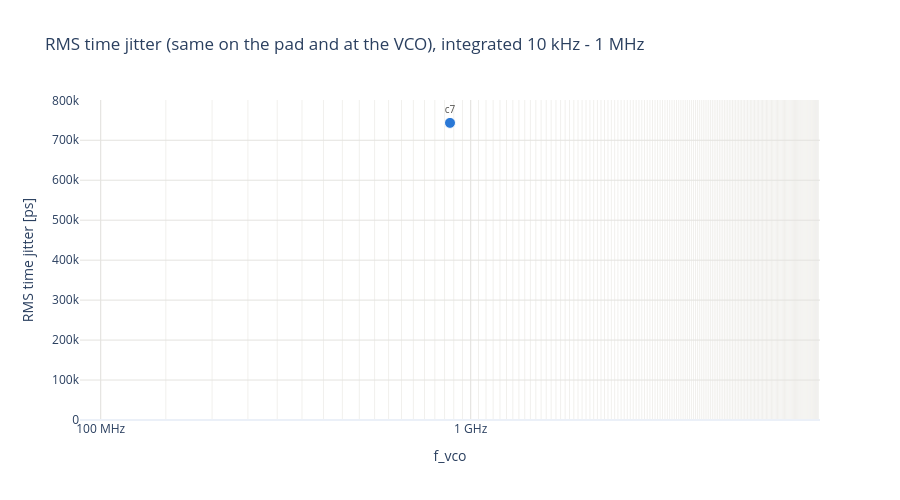

Write notebook code for a chart like this one.
### Code cell
# RMS time jitter over the marker offsets, per measured VCO frequency.
fig = go.Figure()
fig.add_scatter(x=ok["f_vco_meas"] / 1e6, y=ok["time_jitter_ps"], mode="markers+text",
                marker=dict(color=[COLORS[f] for f in ok["f_target"]], size=11, line=dict(color="white", width=1)),
                text=[f"c{c:.0f}" for c in ok["vco_tune_coarse"]], textposition="top center",
                textfont=dict(color=INK, size=10), showlegend=False,
                customdata=np.c_[ok["phase_jitter_vco_mrad"], ok["kvco_pred"] / 1e6, ok["vctrl_meas"]],
                hovertemplate=("f_vco %{x:.1f} MHz: %{y:.3f} ps<br>%{customdata[0]:.1f} mrad at the VCO<br>"
                               "|Kvco| %{customdata[1]:.0f} MHz/V at Vctrl %{customdata[2]:.3f} V<extra></extra>"))
lo, hi = ok["offset_min"].min(), ok["offset_max"].max()
fig.update_layout(title=f"RMS time jitter (same on the pad and at the VCO), integrated {lo / 1e3:g} kHz - {hi / 1e6:g} MHz",
                  template="plotly_white", height=500)
fig.update_xaxes(title="f_vco", gridcolor=GRID, **FREQ_AXIS)
fig.update_yaxes(title="RMS time jitter [ps]", gridcolor=GRID, rangemode="tozero")
save(fig, "jitter")

### Figure 1 — Plotly figure (JSON) as saved in the notebook; plotly's stock layout.template omitted (floating-point values rounded to 4 significant figures)
{"data": [{"customdata": [[4108000.0, 1031.0, 0.4851]], "hovertemplate": "f_vco %{x:.1f} MHz: %{y:.3f} ps<br>%{customdata[0]:.1f} mrad at the VCO<br>|Kvco| %{customdata[1]:.0f} MHz/V at Vctrl %{customdata[2]:.3f} V<extra></extra>", "marker": {"color": ["#2a78d6"], "line": {"color": "white", "width": 1}, "size": 11}, "mode": "markers+text", "showlegend": false, "text": ["c7"], "textfont": {"color": "#52514e", "size": 10}, "textposition": "top center", "type": "scatter", "x": [879.2], "y": [743500.0]}], "layout": {"height": 500, "title": {"text": "RMS time jitter (same on the pad and at the VCO), integrated 10 kHz - 1 MHz"}, "xaxis": {"gridcolor": "#e4e3df", "minor": {"gridcolor": "#f1f0ed", "showgrid": true}, "ticktext": ["1 MHz", "10 MHz", "100 MHz", "1 GHz", "10 GHz", "100 GHz"], "tickvals": [1, 10, 100, 1000, 10000, 100000], "title": {"text": "f_vco"}, "type": "log"}, "yaxis": {"gridcolor": "#e4e3df", "rangemode": "tozero", "title": {"text": "RMS time jitter [ps]"}}}}
